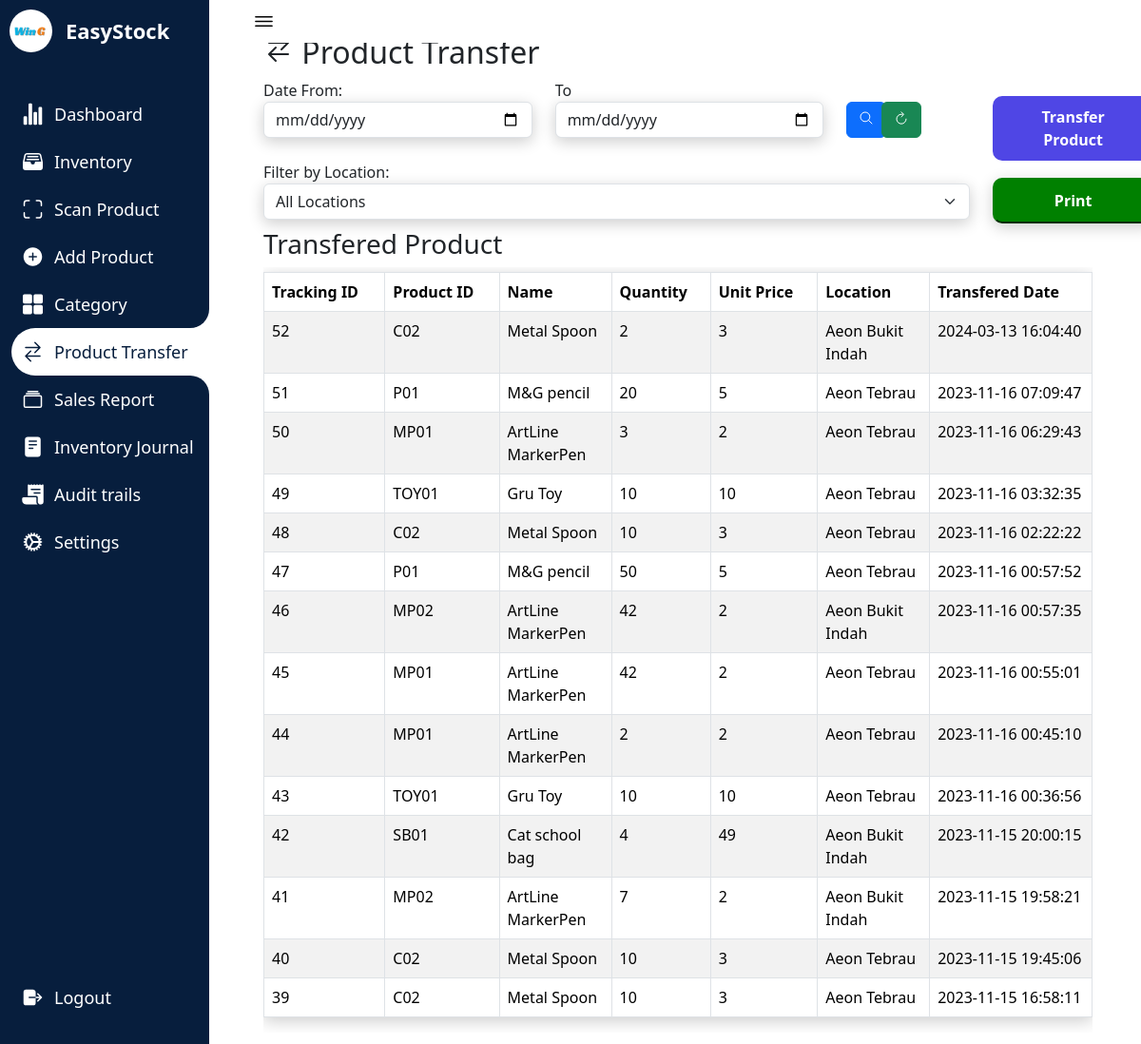
/Order.php (signed in), run on the app's committed database.
### tables this page shows
CREATE TABLE `companyprofile` (
  `id` int(11) NOT NULL,
  `name` varchar(250) NOT NULL,
  `profilepicture` varchar(1000) DEFAULT NULL
);

CREATE TABLE `deliverorder` (
  `id` int(250) NOT NULL,
  `productid` varchar(250) NOT NULL,
  `name` varchar(250) NOT NULL,
  `quantity` int(250) NOT NULL,
  `unitprice` int(255) NOT NULL,
  `location` varchar(200) NOT NULL,
  `addeddate` timestamp NOT NULL DEFAULT current_timestamp()
);

### orderrange.php (the view, shortened to what this page needs)
<?php
require_once "config.php";
if (isset($_POST['search'])) {
    $date1 = date("Y-m-d", strtotime($_POST['date1']));
    $date2 = date("Y-m-d", strtotime($_POST['date2']));
    $reportQuery = mysqli_query($conn, "SELECT * FROM deliverorder WHERE STR_TO_DATE(`addeddate`, '%Y-%m-%d') BETWEEN '$date1' AND '$date2' ORDER BY `id` DESC") or die(mysqli_error($conn));
    $reportRow = mysqli_num_rows($reportQuery);
    if ($reportRow > 0) {
        while ($reportFetch = mysqli_fetch_array($reportQuery)) {
            $pdfData[] = $reportFetch;
            ?>
            <tr>
                <td><?php echo $reportFetch['id'] ?></td>
                <td><?php echo $reportFetch['productid'] ?></td>
                <td><?php echo $reportFetch['name'] ?></td>
                <td><?php echo $reportFetch['quantity'] ?></td>
                <td><?php echo $reportFetch['unitprice'] ?></td>
                <td><?php echo $reportFetch['location'] ?></td>
                <td><?php echo $reportFetch['addeddate'] ?></td>
            </tr>
            <?php
        }
    } else {
        echo '
        <tr>
            <td colspan="7"><center>Record Not Found</center></td>
        </tr>';
    }
} else {
    $reportQuery = mysqli_query($conn, "SELECT * FROM deliverorder ORDER BY `id` DESC") or die(mysqli_error($conn));
    if (mysqli_num_rows($reportQuery) > 0) {
        while ($reportFetch = mysqli_fetch_array($reportQuery)) {
            ?>
            <tr>
                <td><?php echo $reportFetch['id'] ?></td>
                <td><?php echo $reportFetch['productid'] ?></td>
                <td><?php echo $reportFetch['name'] ?></td>
                <td><?php echo $reportFetch['quantity'] ?></td>
                <td><?php echo $reportFetch['unitprice'] ?></td>
                <td><?php echo $reportFetch['location'] ?></td>
                <td><?php echo $reportFetch['addeddate'] ?></td>
            </tr>
            <?php
        }
    } else {
        echo '
        <tr>
            <td colspan="7"><center>Record Not Found</center></td>
        </tr>';
    }
}
?>

### Order.php (shortened to what this page needs)
<?php
require_once "config.php";
$companyId = 1;
$query = "SELECT * FROM companyprofile WHERE id = ?";
$stmt = mysqli_prepare($conn, $query);
mysqli_stmt_bind_param($stmt, "i", $companyId);
mysqli_stmt_execute($stmt);
$result = mysqli_stmt_get_result($stmt);
$companyProfile = mysqli_fetch_assoc($result);
$companyProfileImagePath = $companyProfile['profilepicture'];
$companyName = $companyProfile['name'];
?>
<!DOCTYPE html>
<html lang="en">
<head>
    <link rel="stylesheet" href="testin3.css">
    <link href="https://cdn.jsdelivr.net/npm/bootstrap@5.3.1/dist/css/bootstrap.min.css" rel="stylesheet">
    <link href="https://cdn.jsdelivr.net/npm/bootstrap-icons@1.15.0/font/bootstrap-icons.css" rel="stylesheet">
</head>
<body>
<nav>
<div class="logo">
<div class="logo-image">
    <?php
    if (!empty($companyProfileImagePath)) {
        echo '<img src="' . $companyProfileImagePath . '" alt="Company Logo" class="logoimage">';
    } else {
        echo '<img src="path/to/placeholder/image.jpg" alt="No Image" style="">';
    }
    ?>
</div>
    <div class="logo-name">
    <?php echo $companyName; ?>
    </div>
</div>
        <div class="menu-items">
            <ul class="navLinks">
            <li class="navList">
    <a href="Dashboard.php">
    <ion-icon name="stats-chart"></ion-icon>
        <span class="links">Dashboard</span>
    </a>
</li>
<li class="navList">
    <a href="Inventory.php">
        <ion-icon name="file-tray-full"></ion-icon>
        <span class="links">Inventory</span>
    </a>
</li>
<li class="navList">
    <a href="pro1.php">
        <ion-icon name="scan-outline"></ion-icon>
        <span class="links">Scan Product</span>
    </a>
</li>
<li class="navList">
    <a href="Product.php">
        <ion-icon name="add-circle"></ion-icon>
        <span class="links">Add Product</span>
    </a>
</li>
    <li class="navList">
        <a href="Category.php">
            <ion-icon name="grid"></ion-icon>
            <span class="links">Category</span>
        </a>
    </li>
    <li class="navList active">
        <a href="Order.php">
        <ion-icon name="swap-horizontal"></ion-icon>
            <span class="links">Product Transfer</span>
        </a>
    </li>
      <li class="navList">
        <a href="sales_report.php">
        <ion-icon name="albums-outline"></ion-icon>
            <span class="links">Sales Report</span>
        </a>
    </li>
    <li class="navList">
        <a href="Reports.php">
            <ion-icon name="reader"></ion-icon>
            <span class="links">Inventory Journal</span>
        </a>
    </li>
    <li class="navList">
        <a href="audittrails.php">
        <ion-icon name="receipt"></ion-icon>
            <span class="links">Audit trails</span>
        </a>
    </li>
    <li class="navList">
        <a href="Settings.php">
            <ion-icon name="cog"></ion-icon>
            <span class="links">Settings</span>
        </a>
    </li>
            </ul>
            <ul class="bottom-link">
                <li>
                <a href="logout.php">
                    <ion-icon name="log-out"></ion-icon>
                    <span class="links">Logout</span>
                </a>
                </li>
        </div>
    </nav>
    <section class="dashboard">
        <div class="top">
            <ion-icon class="navToggle" name="menu-outline"></ion-icon>
        </div>
        <div class="content-wrapper">
        <div class="container">
            <div class="row">
                <div class="col-lg-12 col-offset-2">
                <h2><ion-icon name="swap-horizontal"></ion-icon>     Product Transfer</h2>
                <form class="form-inline" method="POST" id="orderForm" action="">
        <div class="row">
            <div class="col-md-4">
                <label for="date1">Date From:</label>
                <input type="date" class="form-control" placeholder="Start" name="date1"
                    value="<?php echo isset($_POST['date1']) ? $_POST['date1'] : '' ?>" />
            </div>
            <div class="col-md-4">
                <label for="date2">To</label>
                <input type="date" class="form-control" placeholder="End" name="date2"
                    value="<?php echo isset($_POST['date2']) ? $_POST['date2'] : '' ?>" />
            </div>
            <div class="col-md-1">
                <button class="btn btn-primary" name="search" style="margin-top:24px; "><ion-icon
                            name="search-outline"></ion-icon></button>
            </div>
            <div class="col-md-1">
                <a href="Order.php" type="button" class="btn btn-success" style="margin-top:24px; margin-left:-40px;"><ion-icon
                            name="refresh-outline"></ion-icon></a>
            </div>
            <div class="col-md-2">
            <a href="Deliver_order.php" class="allButton" style="margin-top:18px;;">Transfer Product</a>
            </div>
</form>
<form class="form-inline" method="POST" id="orderForm" action="orderpdf.php" onsubmit="return validateLocation();">
    <div class="row">
    <div class="col-md-10">
        <label for="locationFilter">Filter by Location:</label>
        <select name="locationFilter" id="locationFilter" class="form-select" onchange="filterTable()">
            <option value="">All Locations</option>
        </select>
    </div>
    <div class="col-md-2">
        <input type="submit" value="Print" name="order" style="margin-top:18px; background-color:green; border-color:green;" class="allButton">
    </div>
</div>
</form>
<h3 style="margin-top:5px;">Transfered Product</h3>
<div class="row" id="lightgallery" >
            <div class="col-md-12">
                <div class="table-responsive">
                <table class="table table-bordered table-striped" id="inventory"
    style="border-top: 1px solid #dee2e6; border-left: 1px solid #dee2e6; border-bottom: 1px solid #dee2e6; margin-top:5px;">
    <thead>
        <tr>
            <th>Tracking ID</th>
            <th>Product ID</th>
            <th>Name</th>
            <th>Quantity</th>
            <th>Unit Price</th>
            <th>Location</th>
            <th>Transfered Date</th>
        </tr>
    </thead>
    <tbody>
    <?php include 'orderrange.php' ?>
    </tbody>
</table>
                </div>
            </div>
        </div>
</div>
</div>
</div>
</div>
    </section>
<link href="https://cdn.datatables.net/1.10.25/css/dataTables.bootstrap.min.css" rel="stylesheet"/>
</body>
</html>

### testin3.css (style rules this page uses)
* { margin: 0; padding: 0; box-sizing: border-box; }
:root { --primary-color:#071e3d; --nav-color: #071e3d; --dash-color: #fff; --logo-color: #fff; --text-color: #000; --text-color-light: #333; --white: #fff; --border-color: #ccc; --toggle-color: #fff; --title-icon-color: #fff; --time-03: all 0.3s linear; --time-02: all 0.2s linear; }
body { width: 100%; min-height: 100vh; background-color: var(--dash-color); font-family: 'Poppins', sans-serif; }
nav { position: fixed; top: 0; left: 0; height: 100%; width: 220px; background-color: var(--nav-color); padding: 10px 0 10px 10px; transition: var(--time-03); }
nav .logo { display: flex; align-items: center; }
.logoimage { border-radius:50%; }
nav .logo-image { width: 45px; height: 45px; border-radius: 50%; }
nav .logo-image img { width: 45px; height: 45px; object-fit: cover; }
nav .logo .logo-name { font-size: 22px; font-weight: 600; color: var(--logo-color); margin-left: 14px; white-space: nowrap; transition: var(--time-02); }
nav .menu-items { margin-top: 40px; display: flex; flex-direction: column; height: calc(100% - 90px); justify-content: space-between; }
nav .menu-items li { list-style: none; }
nav .menu-items li a { display: flex; align-items: center; margin-left:-30px; height: 50px; text-decoration: none; }
nav .menu-items li.active a { border-top-left-radius: 25px; border-bottom-left-radius: 25px; position: relative; }
nav .menu-items li a ion-icon { color: var(--white); font-size: 24px; min-width: 45px; }
nav .menu-items li a .links { font-size: 18px; color: var(--white); transition: var(--time-02); }
nav .menu-items li.active a { background-color: var(--dash-color); }
nav .menu-items li.active a:before { content: ''; position: absolute; width: 40px; height: 40px; right: 0; top: -40px; border-radius: 50%; box-shadow: 20px 20px var(--dash-color); pointer-events: none; }
nav .menu-items li.active a:after { content: ''; position: absolute; width: 40px; height: 40px; right: 0; bottom: -40px; border-radius: 50%; box-shadow: 20px -20px var(--dash-color); pointer-events: none; }
nav .menu-items li.active a .links { color: var(--primary-color); }
nav .menu-items li.active a ion-icon { color: var(--primary-color); }
.dashboard { position: relative; left: 250px; width: calc(100% - 250px); min-height: 100vh; background-color: var(--dash-color); padding: 10px 15px; transition: var(--time-03); }
.dashboard .top { position: fixed; background-color: var(--dash-color); display: flex; justify-content: space-between; align-items: center; left: 250px; top: 0; padding: 10px 15px; width: calc(100% - 250px); transition: var(--time-03); z-index: 100; }
.dashboard .top .navToggle { font-size: 25px; color: var(--text-color); cursor: pointer; }
.container { padding:1%; background-color: white; margin-top:5%; transition: border-radius 0.5s cubic-bezier(0.175, 0.885, 0.32, 1.275); }
.content-wrapper { margin-top:-30px; }
.dashboard .content-wrapper { top: 0; transition: var(--time-03); }
#inventory tbody td { word-wrap: break-word; max-width: 100px; }
input { box-shadow: 0 4px 16px rgba(0, 0, 0, 0.2); }
table { box-shadow: 0 4px 16px rgba(0, 0, 0, 0.2); }
select { box-shadow: 0 4px 16px rgba(0, 0, 0, 0.2); }
.allButton { display: inline-block; padding: 10px 20px; text-decoration: none; color: #fff; background-color:#4F46E5; border-radius:10px; width:170px; text-align:center; font-weight: bold; }

### data on the page
companyprofile: profilepicture (picture), name "EasyStock"
deliverorder: id "52", productid "C02", name "Metal Spoon", quantity "2", unitprice "3", location "Aeon Bukit Indah", addeddate "2024-03-13 16:04:40"
deliverorder: id "51", productid "P01", name "M&G pencil", quantity "20", unitprice "5", location "Aeon Tebrau", addeddate "2023-11-16 07:09:47"
deliverorder: id "50", productid "MP01", name "ArtLine MarkerPen", quantity "3", unitprice "2", location "Aeon Tebrau", addeddate "2023-11-16 06:29:43"
deliverorder: id "49", productid "TOY01", name "Gru Toy", quantity "10", unitprice "10", location "Aeon Tebrau", addeddate "2023-11-16 03:32:35"
deliverorder: id "48", productid "C02", name "Metal Spoon", quantity "10", unitprice "3", location "Aeon Tebrau", addeddate "2023-11-16 02:22:22"
deliverorder: id "47", productid "P01", name "M&G pencil", quantity "50", unitprice "5", location "Aeon Tebrau", addeddate "2023-11-16 00:57:52"
deliverorder: id "46", productid "MP02", name "ArtLine MarkerPen", quantity "42", unitprice "2", location "Aeon Bukit Indah", addeddate "2023-11-16 00:57:35"
deliverorder: id "45", productid "MP01", name "ArtLine MarkerPen", quantity "42", unitprice "2", location "Aeon Tebrau", addeddate "2023-11-16 00:55:01"
deliverorder: id "44", productid "MP01", name "ArtLine MarkerPen", quantity "2", unitprice "2", location "Aeon Tebrau", addeddate "2023-11-16 00:45:10"
deliverorder: id "43", productid "TOY01", name "Gru Toy", quantity "10", unitprice "10", location "Aeon Tebrau", addeddate "2023-11-16 00:36:56"
deliverorder: id "42", productid "SB01", name "Cat school bag", quantity "4", unitprice "49", location "Aeon Bukit Indah", addeddate "2023-11-15 20:00:15"
deliverorder: id "41", productid "MP02", name "ArtLine MarkerPen", quantity "7", unitprice "2", location "Aeon Bukit Indah", addeddate "2023-11-15 19:58:21"
deliverorder: id "40", productid "C02", name "Metal Spoon", quantity "10", unitprice "3", location "Aeon Tebrau", addeddate "2023-11-15 19:45:06"
deliverorder: id "39", productid "C02", name "Metal Spoon", quantity "10", unitprice "3", location "Aeon Tebrau", addeddate "2023-11-15 16:58:11"
